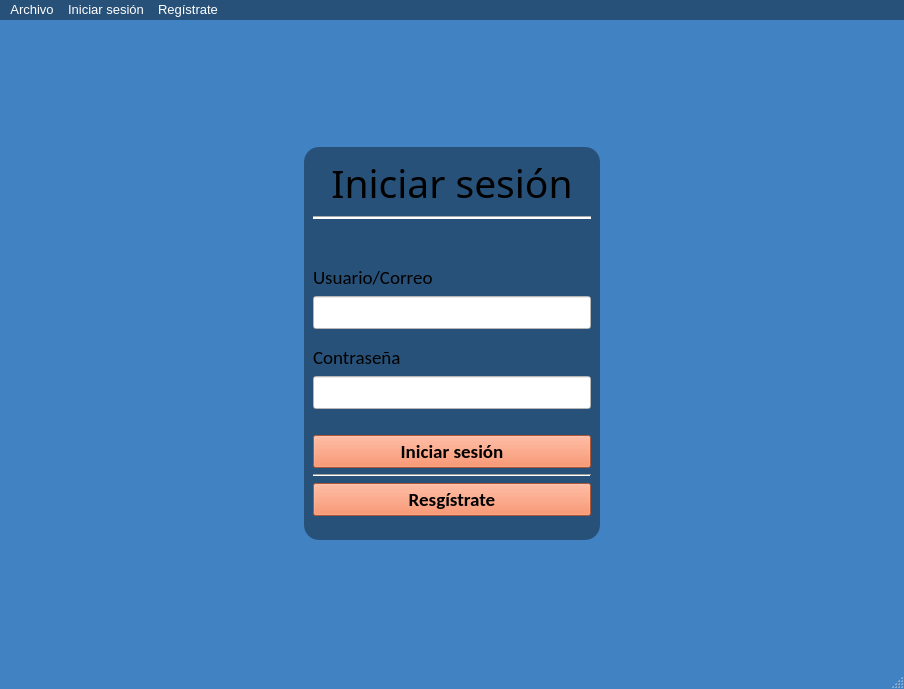
<?xml version="1.0" encoding="UTF-8"?>
<ui version="4.0">
 <class>MainWindow</class>
 <widget class="QMainWindow" name="MainWindow">
  <property name="windowModality">
   <enum>Qt::WindowModality::NonModal</enum>
  </property>
  <property name="geometry">
   <rect>
    <x>0</x>
    <y>0</y>
    <width>904</width>
    <height>689</height>
   </rect>
  </property>
  <property name="font">
   <font>
    <hintingpreference>PreferDefaultHinting</hintingpreference>
   </font>
  </property>
  <property name="windowTitle">
   <string>MainWindow</string>
  </property>
  <property name="layoutDirection">
   <enum>Qt::LayoutDirection::LeftToRight</enum>
  </property>
  <property name="autoFillBackground">
   <bool>false</bool>
  </property>
  <property name="styleSheet">
   <string notr="true">QWidget#MainWindow{
	
	background-color: rgb(65, 130, 195);
}</string>
  </property>
  <widget class="QWidget" name="centralwidget">
   <property name="styleSheet">
    <string notr="true">display:flex;
justify-content:center;</string>
   </property>
   <layout class="QVBoxLayout" name="verticalLayout_2">
    <item>
     <spacer name="verticalSpacer">
      <property name="orientation">
       <enum>Qt::Orientation::Vertical</enum>
      </property>
      <property name="sizeHint" stdset="0">
       <size>
        <width>20</width>
        <height>40</height>
       </size>
      </property>
     </spacer>
    </item>
    <item>
     <layout class="QHBoxLayout" name="horizontalLayout">
      <item>
       <spacer name="horizontalSpacer">
        <property name="orientation">
         <enum>Qt::Orientation::Horizontal</enum>
        </property>
        <property name="sizeHint" stdset="0">
         <size>
          <width>40</width>
          <height>20</height>
         </size>
        </property>
       </spacer>
      </item>
      <item>
       <widget class="QFrame" name="frame">
        <property name="font">
         <font>
          <pointsize>9</pointsize>
         </font>
        </property>
        <property name="styleSheet">
         <string notr="true">QWidget#frame{
	border-radius:15px;
	
	
	background-color: rgb(40, 81, 121);
}</string>
        </property>
        <property name="frameShape">
         <enum>QFrame::Shape::StyledPanel</enum>
        </property>
        <property name="frameShadow">
         <enum>QFrame::Shadow::Raised</enum>
        </property>
        <layout class="QVBoxLayout" name="verticalLayout">
         <item>
          <widget class="QLabel" name="label_5">
           <property name="font">
            <font>
             <family>Segoe UI Black</family>
             <pointsize>29</pointsize>
             <hintingpreference>PreferDefaultHinting</hintingpreference>
            </font>
           </property>
           <property name="frameShape">
            <enum>QFrame::Shape::NoFrame</enum>
           </property>
           <property name="frameShadow">
            <enum>QFrame::Shadow::Plain</enum>
           </property>
           <property name="text">
            <string>Iniciar sesión</string>
           </property>
           <property name="textFormat">
            <enum>Qt::TextFormat::RichText</enum>
           </property>
           <property name="alignment">
            <set>Qt::AlignmentFlag::AlignHCenter|Qt::AlignmentFlag::AlignTop</set>
           </property>
          </widget>
         </item>
         <item>
          <widget class="Line" name="line">
           <property name="styleSheet">
            <string notr="true">background-color: rgb(255, 255, 255);</string>
           </property>
           <property name="orientation">
            <enum>Qt::Orientation::Horizontal</enum>
           </property>
          </widget>
         </item>
         <item>
          <spacer name="verticalSpacer_3">
           <property name="orientation">
            <enum>Qt::Orientation::Vertical</enum>
           </property>
           <property name="sizeHint" stdset="0">
            <size>
             <width>20</width>
             <height>40</height>
            </size>
           </property>
          </spacer>
         </item>
         <item>
          <widget class="QLabel" name="label">
           <property name="font">
            <font>
             <family>Calibri</family>
             <pointsize>14</pointsize>
             <hintingpreference>PreferDefaultHinting</hintingpreference>
            </font>
           </property>
           <property name="text">
            <string>Usuario/Correo</string>
           </property>
          </widget>
         </item>
         <item>
          <widget class="QLineEdit" name="lineEdit">
           <property name="font">
            <font>
             <family>Calibri</family>
             <pointsize>14</pointsize>
             <hintingpreference>PreferDefaultHinting</hintingpreference>
            </font>
           </property>
           <property name="styleSheet">
            <string notr="true">background-color: rgb(255, 255, 255);
color:black;</string>
           </property>
           <property name="text">
            <string/>
           </property>
          </widget>
         </item>
         <item>
          <spacer name="verticalSpacer_5">
           <property name="orientation">
            <enum>Qt::Orientation::Vertical</enum>
           </property>
           <property name="sizeHint" stdset="0">
            <size>
             <width>20</width>
             <height>10</height>
            </size>
           </property>
          </spacer>
         </item>
         <item>
          <widget class="QLabel" name="label_3">
           <property name="font">
            <font>
             <family>Calibri</family>
             <pointsize>14</pointsize>
             <hintingpreference>PreferDefaultHinting</hintingpreference>
            </font>
           </property>
           <property name="text">
            <string>Contraseña</string>
           </property>
          </widget>
         </item>
         <item>
          <widget class="QLineEdit" name="lineEdit_3">
           <property name="font">
            <font>
             <family>Calibri</family>
             <pointsize>14</pointsize>
             <hintingpreference>PreferDefaultHinting</hintingpreference>
            </font>
           </property>
           <property name="styleSheet">
            <string notr="true">background-color: rgb(255, 255, 255);
color:black;</string>
           </property>
           <property name="text">
            <string/>
           </property>
           <property name="echoMode">
            <enum>QLineEdit::EchoMode::Password</enum>
           </property>
          </widget>
         </item>
         <item>
          <spacer name="verticalSpacer_4">
           <property name="orientation">
            <enum>Qt::Orientation::Vertical</enum>
           </property>
           <property name="sizeHint" stdset="0">
            <size>
             <width>20</width>
             <height>20</height>
            </size>
           </property>
          </spacer>
         </item>
         <item>
          <widget class="QPushButton" name="pushButton">
           <property name="font">
            <font>
             <family>Calibri</family>
             <pointsize>14</pointsize>
             <bold>true</bold>
             <hintingpreference>PreferDefaultHinting</hintingpreference>
            </font>
           </property>
           <property name="cursor">
            <cursorShape>PointingHandCursor</cursorShape>
           </property>
           <property name="styleSheet">
            <string notr="true">background-color: #f2784b;
</string>
           </property>
           <property name="text">
            <string>Iniciar sesión</string>
           </property>
          </widget>
         </item>
         <item>
          <widget class="Line" name="line_2">
           <property name="orientation">
            <enum>Qt::Orientation::Horizontal</enum>
           </property>
          </widget>
         </item>
         <item>
          <widget class="QPushButton" name="pushButton_2">
           <property name="font">
            <font>
             <family>Calibri</family>
             <pointsize>14</pointsize>
             <bold>true</bold>
            </font>
           </property>
           <property name="styleSheet">
            <string notr="true">background-color: #f2784b;
</string>
           </property>
           <property name="text">
            <string>Resgístrate</string>
           </property>
          </widget>
         </item>
         <item>
          <spacer name="verticalSpacer_6">
           <property name="orientation">
            <enum>Qt::Orientation::Vertical</enum>
           </property>
           <property name="sizeHint" stdset="0">
            <size>
             <width>20</width>
             <height>15</height>
            </size>
           </property>
          </spacer>
         </item>
        </layout>
       </widget>
      </item>
      <item>
       <spacer name="horizontalSpacer_2">
        <property name="orientation">
         <enum>Qt::Orientation::Horizontal</enum>
        </property>
        <property name="sizeHint" stdset="0">
         <size>
          <width>40</width>
          <height>20</height>
         </size>
        </property>
       </spacer>
      </item>
     </layout>
    </item>
    <item>
     <spacer name="verticalSpacer_2">
      <property name="orientation">
       <enum>Qt::Orientation::Vertical</enum>
      </property>
      <property name="sizeHint" stdset="0">
       <size>
        <width>20</width>
        <height>40</height>
       </size>
      </property>
     </spacer>
    </item>
   </layout>
  </widget>
  <widget class="QMenuBar" name="menubar">
   <property name="geometry">
    <rect>
     <x>0</x>
     <y>0</y>
     <width>904</width>
     <height>33</height>
    </rect>
   </property>
   <property name="palette">
    <palette>
     <active>
      <colorrole role="WindowText">
       <brush brushstyle="SolidPattern">
        <color alpha="255">
         <red>255</red>
         <green>255</green>
         <blue>255</blue>
        </color>
       </brush>
      </colorrole>
      <colorrole role="Button">
       <brush brushstyle="SolidPattern">
        <color alpha="255">
         <red>40</red>
         <green>81</green>
         <blue>121</blue>
        </color>
       </brush>
      </colorrole>
      <colorrole role="Light">
       <brush brushstyle="SolidPattern">
        <color alpha="255">
         <red>49</red>
         <green>49</green>
         <blue>49</blue>
        </color>
       </brush>
      </colorrole>
      <colorrole role="Midlight">
       <brush brushstyle="SolidPattern">
        <color alpha="255">
         <red>41</red>
         <green>41</green>
         <blue>41</blue>
        </color>
       </brush>
      </colorrole>
      <colorrole role="Dark">
       <brush brushstyle="SolidPattern">
        <color alpha="255">
         <red>16</red>
         <green>16</green>
         <blue>16</blue>
        </color>
       </brush>
      </colorrole>
      <colorrole role="Mid">
       <brush brushstyle="SolidPattern">
        <color alpha="255">
         <red>22</red>
         <green>22</green>
         <blue>22</blue>
        </color>
       </brush>
      </colorrole>
      <colorrole role="Text">
       <brush brushstyle="SolidPattern">
        <color alpha="255">
         <red>255</red>
         <green>255</green>
         <blue>255</blue>
        </color>
       </brush>
      </colorrole>
      <colorrole role="BrightText">
       <brush brushstyle="SolidPattern">
        <color alpha="255">
         <red>255</red>
         <green>255</green>
         <blue>255</blue>
        </color>
       </brush>
      </colorrole>
      <colorrole role="ButtonText">
       <brush brushstyle="SolidPattern">
        <color alpha="255">
         <red>255</red>
         <green>255</green>
         <blue>255</blue>
        </color>
       </brush>
      </colorrole>
      <colorrole role="Base">
       <brush brushstyle="SolidPattern">
        <color alpha="255">
         <red>40</red>
         <green>81</green>
         <blue>121</blue>
        </color>
       </brush>
      </colorrole>
      <colorrole role="Window">
       <brush brushstyle="SolidPattern">
        <color alpha="255">
         <red>40</red>
         <green>81</green>
         <blue>121</blue>
        </color>
       </brush>
      </colorrole>
      <colorrole role="Shadow">
       <brush brushstyle="SolidPattern">
        <color alpha="255">
         <red>0</red>
         <green>0</green>
         <blue>0</blue>
        </color>
       </brush>
      </colorrole>
      <colorrole role="AlternateBase">
       <brush brushstyle="SolidPattern">
        <color alpha="255">
         <red>16</red>
         <green>16</green>
         <blue>16</blue>
        </color>
       </brush>
      </colorrole>
      <colorrole role="ToolTipBase">
       <brush brushstyle="SolidPattern">
        <color alpha="255">
         <red>255</red>
         <green>255</green>
         <blue>220</blue>
        </color>
       </brush>
      </colorrole>
      <colorrole role="ToolTipText">
       <brush brushstyle="SolidPattern">
        <color alpha="255">
         <red>0</red>
         <green>0</green>
         <blue>0</blue>
        </color>
       </brush>
      </colorrole>
      <colorrole role="PlaceholderText">
       <brush brushstyle="SolidPattern">
        <color alpha="127">
         <red>255</red>
         <green>255</green>
         <blue>255</blue>
        </color>
       </brush>
      </colorrole>
      <colorrole role="Accent">
       <brush brushstyle="SolidPattern">
        <color alpha="255">
         <red>0</red>
         <green>0</green>
         <blue>0</blue>
        </color>
       </brush>
      </colorrole>
     </active>
     <inactive>
      <colorrole role="WindowText">
       <brush brushstyle="SolidPattern">
        <color alpha="255">
         <red>255</red>
         <green>255</green>
         <blue>255</blue>
        </color>
       </brush>
      </colorrole>
      <colorrole role="Button">
       <brush brushstyle="SolidPattern">
        <color alpha="255">
         <red>40</red>
         <green>81</green>
         <blue>121</blue>
        </color>
       </brush>
      </colorrole>
      <colorrole role="Light">
       <brush brushstyle="SolidPattern">
        <color alpha="255">
         <red>49</red>
         <green>49</green>
         <blue>49</blue>
        </color>
       </brush>
      </colorrole>
      <colorrole role="Midlight">
       <brush brushstyle="SolidPattern">
        <color alpha="255">
         <red>41</red>
         <green>41</green>
         <blue>41</blue>
        </color>
       </brush>
      </colorrole>
      <colorrole role="Dark">
       <brush brushstyle="SolidPattern">
        <color alpha="255">
         <red>16</red>
         <green>16</green>
         <blue>16</blue>
        </color>
       </brush>
      </colorrole>
      <colorrole role="Mid">
       <brush brushstyle="SolidPattern">
        <color alpha="255">
         <red>22</red>
         <green>22</green>
         <blue>22</blue>
        </color>
       </brush>
      </colorrole>
      <colorrole role="Text">
       <brush brushstyle="SolidPattern">
        <color alpha="255">
         <red>255</red>
         <green>255</green>
         <blue>255</blue>
        </color>
       </brush>
      </colorrole>
      <colorrole role="BrightText">
       <brush brushstyle="SolidPattern">
        <color alpha="255">
         <red>255</red>
         <green>255</green>
         <blue>255</blue>
        </color>
       </brush>
      </colorrole>
      <colorrole role="ButtonText">
       <brush brushstyle="SolidPattern">
        <color alpha="255">
         <red>255</red>
         <green>255</green>
         <blue>255</blue>
        </color>
       </brush>
      </colorrole>
      <colorrole role="Base">
       <brush brushstyle="SolidPattern">
        <color alpha="255">
         <red>40</red>
         <green>81</green>
         <blue>121</blue>
        </color>
       </brush>
      </colorrole>
      <colorrole role="Window">
       <brush brushstyle="SolidPattern">
        <color alpha="255">
         <red>40</red>
         <green>81</green>
         <blue>121</blue>
        </color>
       </brush>
      </colorrole>
      <colorrole role="Shadow">
       <brush brushstyle="SolidPattern">
        <color alpha="255">
         <red>0</red>
         <green>0</green>
         <blue>0</blue>
        </color>
       </brush>
      </colorrole>
      <colorrole role="AlternateBase">
       <brush brushstyle="SolidPattern">
        <color alpha="255">
         <red>16</red>
         <green>16</green>
         <blue>16</blue>
        </color>
       </brush>
      </colorrole>
      <colorrole role="ToolTipBase">
       <brush brushstyle="SolidPattern">
        <color alpha="255">
         <red>255</red>
         <green>255</green>
         <blue>220</blue>
        </color>
       </brush>
      </colorrole>
      <colorrole role="ToolTipText">
       <brush brushstyle="SolidPattern">
        <color alpha="255">
         <red>0</red>
         <green>0</green>
         <blue>0</blue>
        </color>
       </brush>
      </colorrole>
      <colorrole role="PlaceholderText">
       <brush brushstyle="SolidPattern">
        <color alpha="127">
         <red>255</red>
         <green>255</green>
         <blue>255</blue>
        </color>
       </brush>
      </colorrole>
      <colorrole role="Accent">
       <brush brushstyle="SolidPattern">
        <color alpha="255">
         <red>0</red>
         <green>0</green>
         <blue>0</blue>
        </color>
       </brush>
      </colorrole>
     </inactive>
     <disabled>
      <colorrole role="WindowText">
       <brush brushstyle="SolidPattern">
        <color alpha="255">
         <red>16</red>
         <green>16</green>
         <blue>16</blue>
        </color>
       </brush>
      </colorrole>
      <colorrole role="Button">
       <brush brushstyle="SolidPattern">
        <color alpha="255">
         <red>40</red>
         <green>81</green>
         <blue>121</blue>
        </color>
       </brush>
      </colorrole>
      <colorrole role="Light">
       <brush brushstyle="SolidPattern">
        <color alpha="255">
         <red>49</red>
         <green>49</green>
         <blue>49</blue>
        </color>
       </brush>
      </colorrole>
      <colorrole role="Midlight">
       <brush brushstyle="SolidPattern">
        <color alpha="255">
         <red>41</red>
         <green>41</green>
         <blue>41</blue>
        </color>
       </brush>
      </colorrole>
      <colorrole role="Dark">
       <brush brushstyle="SolidPattern">
        <color alpha="255">
         <red>16</red>
         <green>16</green>
         <blue>16</blue>
        </color>
       </brush>
      </colorrole>
      <colorrole role="Mid">
       <brush brushstyle="SolidPattern">
        <color alpha="255">
         <red>22</red>
         <green>22</green>
         <blue>22</blue>
        </color>
       </brush>
      </colorrole>
      <colorrole role="Text">
       <brush brushstyle="SolidPattern">
        <color alpha="255">
         <red>16</red>
         <green>16</green>
         <blue>16</blue>
        </color>
       </brush>
      </colorrole>
      <colorrole role="BrightText">
       <brush brushstyle="SolidPattern">
        <color alpha="255">
         <red>255</red>
         <green>255</green>
         <blue>255</blue>
        </color>
       </brush>
      </colorrole>
      <colorrole role="ButtonText">
       <brush brushstyle="SolidPattern">
        <color alpha="255">
         <red>16</red>
         <green>16</green>
         <blue>16</blue>
        </color>
       </brush>
      </colorrole>
      <colorrole role="Base">
       <brush brushstyle="SolidPattern">
        <color alpha="255">
         <red>40</red>
         <green>81</green>
         <blue>121</blue>
        </color>
       </brush>
      </colorrole>
      <colorrole role="Window">
       <brush brushstyle="SolidPattern">
        <color alpha="255">
         <red>40</red>
         <green>81</green>
         <blue>121</blue>
        </color>
       </brush>
      </colorrole>
      <colorrole role="Shadow">
       <brush brushstyle="SolidPattern">
        <color alpha="255">
         <red>0</red>
         <green>0</green>
         <blue>0</blue>
        </color>
       </brush>
      </colorrole>
      <colorrole role="AlternateBase">
       <brush brushstyle="SolidPattern">
        <color alpha="255">
         <red>33</red>
         <green>33</green>
         <blue>33</blue>
        </color>
       </brush>
      </colorrole>
      <colorrole role="ToolTipBase">
       <brush brushstyle="SolidPattern">
        <color alpha="255">
         <red>255</red>
         <green>255</green>
         <blue>220</blue>
        </color>
       </brush>
      </colorrole>
      <colorrole role="ToolTipText">
       <brush brushstyle="SolidPattern">
        <color alpha="255">
         <red>0</red>
         <green>0</green>
         <blue>0</blue>
        </color>
       </brush>
      </colorrole>
      <colorrole role="PlaceholderText">
       <brush brushstyle="SolidPattern">
        <color alpha="127">
         <red>16</red>
         <green>16</green>
         <blue>16</blue>
        </color>
       </brush>
      </colorrole>
      <colorrole role="Accent">
       <brush brushstyle="SolidPattern">
        <color alpha="255">
         <red>23</red>
         <green>23</green>
         <blue>23</blue>
        </color>
       </brush>
      </colorrole>
     </disabled>
    </palette>
   </property>
   <property name="font">
    <font>
     <family>Arial</family>
     <pointsize>10</pointsize>
    </font>
   </property>
   <property name="styleSheet">
    <string notr="true">background-color: rgb(40, 81, 121);</string>
   </property>
   <widget class="QMenu" name="menuOpciones">
    <property name="font">
     <font>
      <family>Arial</family>
      <pointsize>10</pointsize>
     </font>
    </property>
    <property name="title">
     <string>Archivo</string>
    </property>
    <widget class="QMenu" name="menuAcerca_de">
     <property name="title">
      <string>Acerca de</string>
     </property>
     <addaction name="actionNuestra_empresa"/>
    </widget>
    <addaction name="actionAcerda_de"/>
    <addaction name="menuAcerca_de"/>
   </widget>
   <widget class="QMenu" name="menuIniciar_sesi_n">
    <property name="title">
     <string>Iniciar sesión</string>
    </property>
   </widget>
   <widget class="QMenu" name="menuRegistrarse">
    <property name="title">
     <string>Regístrate</string>
    </property>
   </widget>
   <addaction name="menuOpciones"/>
   <addaction name="menuIniciar_sesi_n"/>
   <addaction name="menuRegistrarse"/>
  </widget>
  <widget class="QStatusBar" name="statusbar"/>
  <action name="actionIniciar_sesi_n">
   <property name="text">
    <string>Iniciar sesión</string>
   </property>
   <property name="font">
    <font>
     <family>Calibri</family>
     <pointsize>10</pointsize>
    </font>
   </property>
  </action>
  <action name="actionRegistrarse">
   <property name="text">
    <string>Registrarse</string>
   </property>
   <property name="font">
    <font>
     <family>Calibri</family>
     <pointsize>10</pointsize>
    </font>
   </property>
  </action>
  <action name="actionAcerda_de">
   <property name="text">
    <string>Vaciar campos de texto</string>
   </property>
  </action>
  <action name="actionNuestra_empresa">
   <property name="text">
    <string>Nuestra empresa</string>
   </property>
  </action>
 </widget>
 <resources/>
 <connections/>
</ui>
